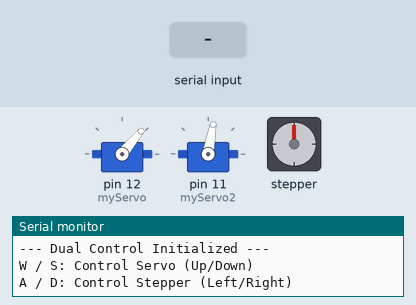
The program below on a simulated Arduino Nano, built with avr-gcc and run on an emulated ATmega328P. Shown: 2 × servo, stepper motor, the last lines printed to the serial monitor. The test bench sets the inputs (shaded band). Stepper angles assume 2048 steps per turn.

Above: at 1.2 s.
1.3 s: "g" received over Serial
At 1.9 s:
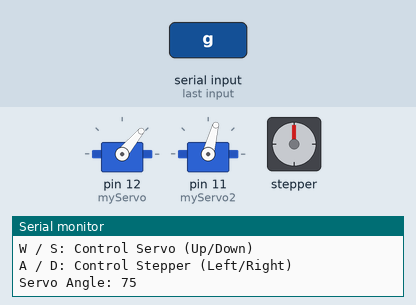
2.8 s: byte 100 ('d') received over Serial
At 4.0 s:
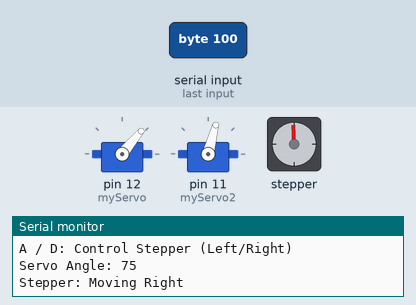
4.3 s: "a" received over Serial
At 4.8 s:
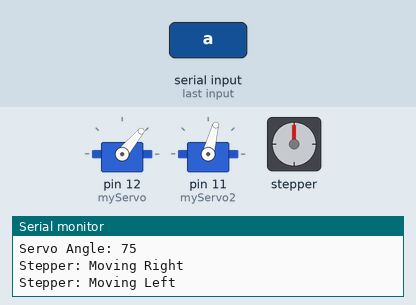
5.8 s: "t" received over Serial
At 6.5 s:
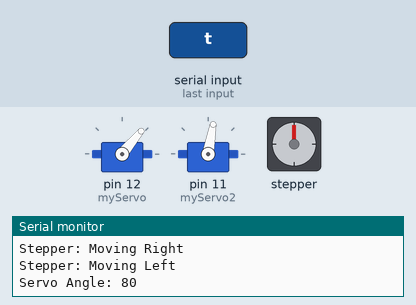
7.3 s: byte 68 ('D') received over Serial
At 7.6 s:
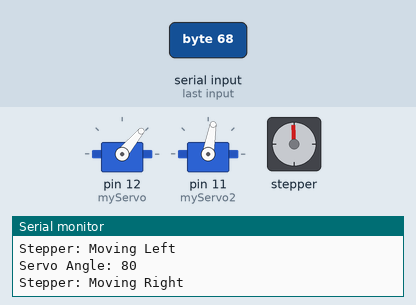
8.8 s: "G" received over Serial
At 10.0 s:
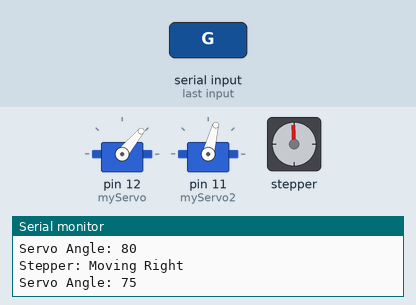
Timing chart, 0 to 11.3 s (numbered marks = the images above; inputs shaded):
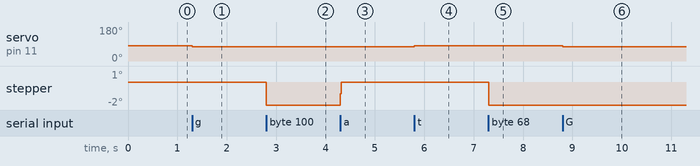

Measured:
- after the input at 1.3 s, servo on pin 11 (myServo2): 80° → 75° at once
- after the input at 4.3 s, stepper: goes -1° 0.02 s, then 0°, starting at once
- after the input at 5.8 s, servo on pin 11 (myServo2): 75° → 80° at once
- after the input at 8.8 s, servo on pin 11 (myServo2): 80° → 75° at once

The program:

main.cpp
```cpp
#include <Arduino.h>
#include <Servo.h>
#include <Stepper.h>

// --- CONFIGURATION ---
// Stepper setup (2048 steps is standard for 28BYJ-48)
const int stepsPerRevolution = 2048;
// Pins: IN1=5, IN2=4, IN3=3, IN4=2
// Note: Library uses (Steps, IN1, IN3, IN2, IN4) for correct sequence
Stepper myStepper(stepsPerRevolution, 5, 3, 4, 2);

// Servo setu
Servo myServo;
Servo myServo2;
int servoPos = 50;    // Starting angle
int servoPos2 = 80;   // Starting angle for second servo
const int servoStep = 5; // Degrees per press

void setup() {
  // Start Serial communication
  Serial.begin(9600);

  // Attach Servo to Digital Pin 9
  myServo.attach(12);
  myServo.write(servoPos);
  myServo2.attach(11);
  myServo2.write(servoPos2);

  // Set Stepper speed (RPM)
  myStepper.setSpeed(10);

  Serial.println("--- Dual Control Initialized ---");
  Serial.println("W / S: Control Servo (Up/Down)");
  Serial.println("A / D: Control Stepper (Left/Right)");
}

void loop() {
  if (Serial.available() > 0) {
    char input = Serial.read();

    // SERVO LOGIC (W / S)
    if (input == 'w' || input == 'W') {
      if (servoPos + servoStep <= 180) {
        servoPos -= servoStep;
        myServo.write(servoPos);
        Serial.print("Servo Angle: ");
        Serial.println(servoPos);
      }
    }
    else if (input == 's' || input == 'S') {
      if (servoPos - servoStep >= 0) {
        servoPos += servoStep;
        myServo.write(servoPos);
        Serial.print("Servo Angle: ");
        Serial.println(servoPos);
      }
    }
    if (input == 't' || input == 'T') {
      if (servoPos2 + servoStep <= 180) {
        servoPos2 += servoStep;
        myServo2.write(servoPos2);
        Serial.print("Servo Angle: ");
        Serial.println(servoPos2);
      }
    }
    else if (input == 'g' || input == 'G') {
      if (servoPos2 - servoStep >= 0) {
        servoPos2 -= servoStep;
        myServo2.write(servoPos2);
        Serial.print("Servo Angle: ");
        Serial.println(servoPos2);
      }
    }

    // STEPPER LOGIC (A / D)
    else if (input == 'a' || input == 'A') {
      Serial.println("Stepper: Moving Left");
      myStepper.step(10);
    }
    else if (input == 'd' || input == 'D') {
      Serial.println("Stepper: Moving Right");
      myStepper.step(-10);
    }
  }
}
```
